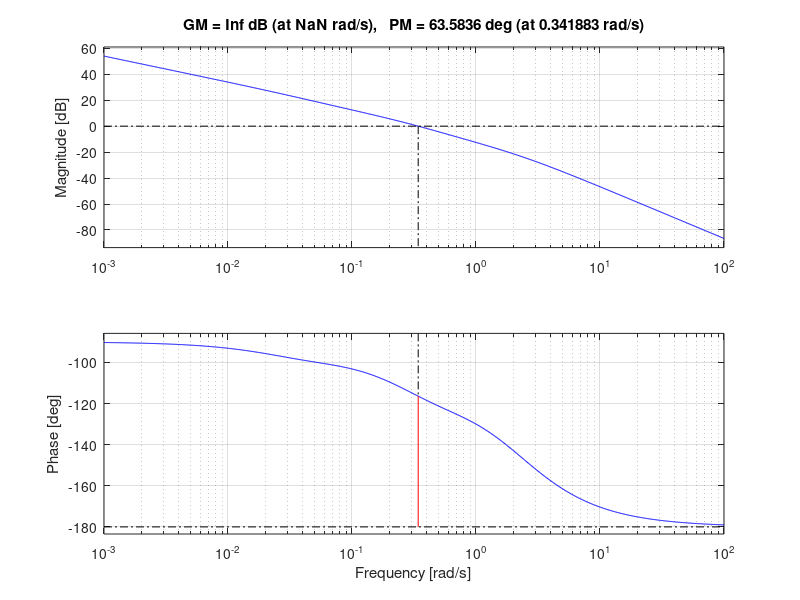
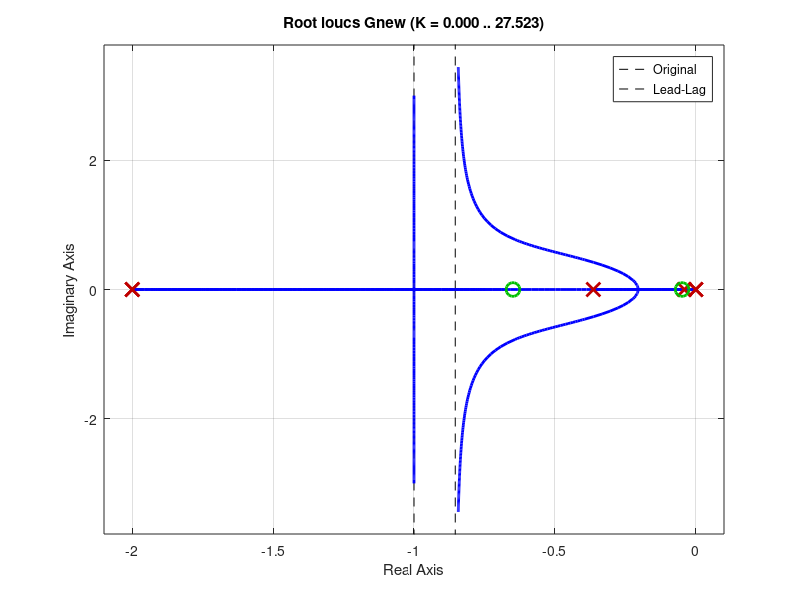

Recreate these plots in MATLAB, in order.

clc;
clear;
close all;

s = tf('s');

% Given transfer function
G = 1/(s*(s+2));

% Required PM
PM_required = 50;

% Original PM
[GM,PM,Wcg,Wcp] = margin(G);

% Lead parameters
phi1 = PM_required - PM + 10;
alpha = (1-sind(phi1))/(1+sind(phi1));

wm = Wcp;
T1 = 1/(wm*sqrt(alpha));

% Lead compensator
Glead = (1+T1*s)/(1+alpha*T1*s);

% Lag parameters
phi2 = 5;
beta = (1+sind(phi2))/(1-sind(phi2));

T2 = 10/(wm);

% Lag compensator
Glag = (1+T2*s)/(1+beta*T2*s);

% Lead-Lag compensator
Gc = Glead*Glag;

% Compensated system
Gnew = Gc*G;

disp('Lead-Lag Compensator:');
Gc

[GM,PMnew,Wcg,Wcp] = margin(Gnew);
fprintf('Final PM = %.2f degrees\n',PMnew);

% Bode plot
figure;
margin(Gnew);
grid on;

% Root locus
figure;
rlocus(G);
hold on;
rlocus(Gnew);
grid on;
legend('Original','Lead-Lag');
